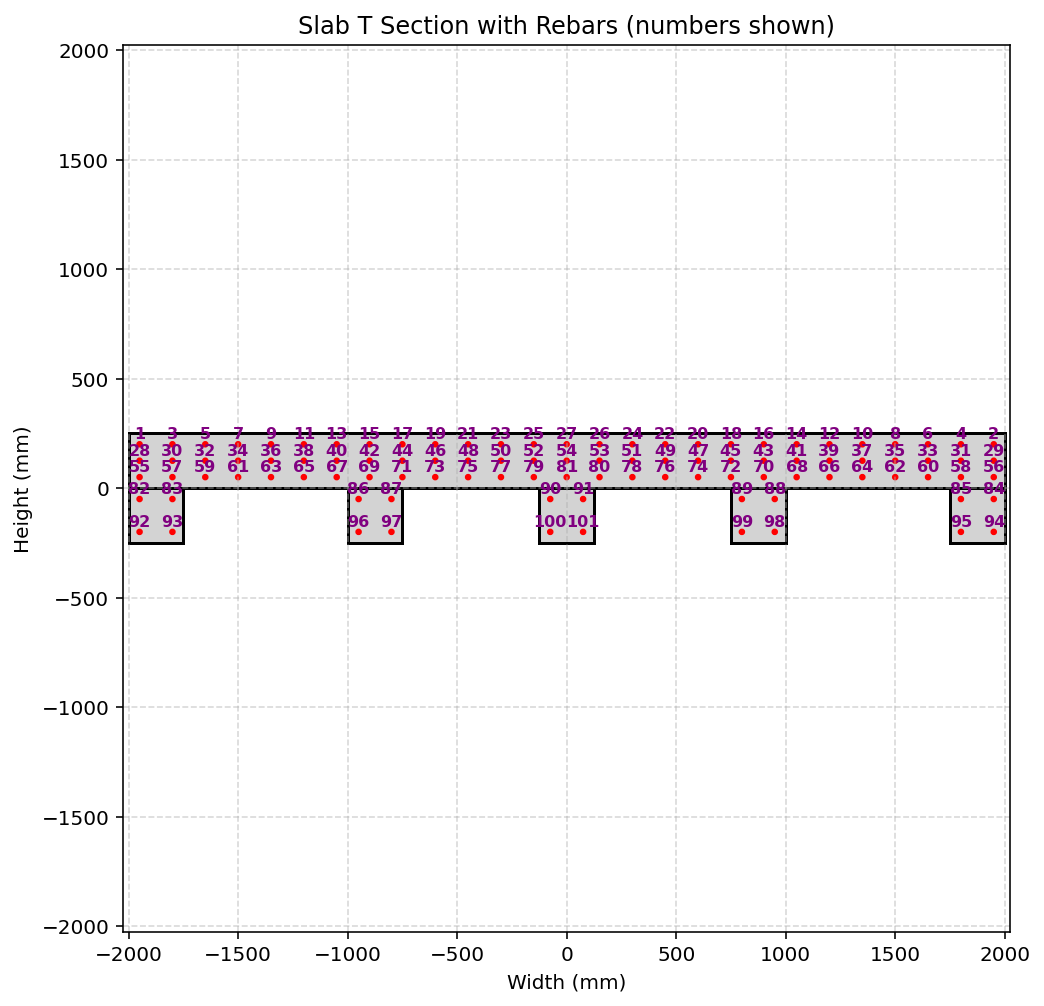

Recreate this plot in Python.
def CONCRETE_SLAB_T_SECTION_FUN(secTag, STEEL_TYPE, fc, Kfc,
                           Bsec, Hsec, cover,
                           nFib, CONCRETE_DENSITY,
                           plot=True):
    """
    Create a Slab T Section confined‑concrete fiber section (OpenSees).

    Parameters
    ----------
    secTag, matTag   : int   – identifiers (only secTag is used in this routine)
    STEEL_TYPE       : str   – 'ELASTIC' or 'INELASTIC'
    fc               : float – unconfined concrete compressive strength (MPa, positive)
    Kc               : float – ratio of confined to unconfined concrete strength
    Bsec, Hsec       : float – width and height of the rectangle (mm)
    nFib             : int   – number of fibers per direction for each patch
    CONCRETE_DENSITY : float – concrete density in kg/mm³  (≈ 2.5e‑9 kg/mm³)
    cover            : float – concrete cover for rebars (mm)
    plot             : bool  – draw a sketch if True

    Returns
    -------
    AREA, ELE_MASS   : float – concrete area (mm²) and mass per unit length (kg/mm)
    
    THIS PROGRAM WRITTEN BY SALAR DELAVAR GHASHGHAEI (QASHQAI)
    """
    import numpy as np
    import openseespy.opensees as ops
    import matplotlib.pyplot as plt
    import matplotlib.patches as patches
    
    # Define materials for nonlinear elements
    # Define parameters (units: mm, N)
    # ------------------------------------------
    # CONCRETE                  tag   f'c        ec0   f'cu        ecu
    # Cover concrete (unconfined)
    fcU = -fc                 # [N/mm²] Concrete Compressive Strength
    Ec = 4700 * np.sqrt(-fcU) # [N/mm^2] Concrete Elastic Modulus
    ec0U = 2*fcU/Ec           # [mm/mm] Concrete Compressive Strain
    fcUU = 0.2*fcU            # [N/mm²] Concrete Compressive Ultimate Strength
    ecuU = 5*ec0U             # [mm/mm] Concrete Compressive Ultimate Strain
    LambdaU = 0.1;	          # ratio between unloading slope
    # Core concrete (confined)
    #Kfc = 1.3;			      # ratio of confined to unconfined concrete strength
    fcC = Kfc*fcU             # [N/mm²] Concrete Compressive Strength
    Ec = 4700 * np.sqrt(-fcC) # [N/mm^2] Concrete Elastic Modulus
    ec0C = 2*fcC/Ec           # [mm/mm] Concrete Compressive Strain
    fcUC = 0.65*fcC           # [N/mm²] Concrete Compressive Ultimate Strength
    ecuC = 15*ec0C            # [mm/mm] Concrete Compressive Ultimate Strain
    LambdaC = 0.1;	          # ratio between unloading slope
    # tensile-strength properties
    ftC = 0.7 * np.sqrt(-fcC)  # [N/mm²] tensile strength +tension
    ftU = 0.7 * np.sqrt(-fcU)  # [N/mm²] tensile strength +tension
    EtsC = ftC/np.abs(ec0C)    # [N/mm²] tension softening stiffness
    EtsU = ftU/np.abs(ec0U)	   # [N/mm²] tension softening stiffness
    
    # STEEL
    # Reinforcing steel
    fy = 400          # [N/mm²] Steel Rebar Yield Strength   
    Es = 2e5          # [N/mm²] Modulus of Elasticity
    ey = fy/Es        # [mm/mm] Steel Rebar Yield Strain
    fu = 1.1818*fy    # [N/mm²] Steel Rebar Ultimate Strength
    esu = 0.09        # [mm/mm] Steel Rebar Ultimate Strain
    Esh = (fu - fy)/(esu - ey)
    Bs = Esh / Es
    
    coreTag, coverTag, steelTag = secTag + 100, secTag + 200, secTag + 300
    if STEEL_TYPE == 'ELASTIC':
        #ops.uniaxialMaterial('Steel01', steelTag, fy, Es, Bs) 
        ops.uniaxialMaterial('Elastic', steelTag, Es)
    if STEEL_TYPE == 'INELASTIC':   
        pinchX = 0.8   # Pinching factor in X direction
        pinchY = 0.5   # Pinching factor in Y direction
        damage1 = 0.0  # Damage due to ductility
        damage2 = 0.0  # Damage due to energy
        beta = 0.1     # Stiffness degradation parameter
        ops.uniaxialMaterial('Hysteretic', steelTag,
                             fy, ey,
                             fu, esu,
                             0.2*fu, 1.1*esu,
                             -fy, -ey,
                             -fu, -esu,
                             -0.2*fu, -1.1*esu,
                             pinchX, pinchY,
                             damage1, damage2, beta)
        # INFO LINK: https://opensees.berkeley.edu/wiki/index.php/Hysteretic_Material
        
    #ops.uniaxialMaterial('Concrete01', coreTag, fcC, ec0C, fcUC, ecuC)  # Core concrete (confined)
    #ops.uniaxialMaterial('Concrete01', coverTag, fcU, ec0U, fcUU, ecuU) # Cover concrete (unconfined)
    ops.uniaxialMaterial('Concrete02', coreTag, fcC, ec0C, fcUC, ecuC, LambdaC, ftC, EtsC) # build core concrete (confined)
    ops.uniaxialMaterial('Concrete02', coverTag, fcU, ec0U, fcUU, ecuU, LambdaU, ftU, EtsU) # build cover concrete (unconfined)

    # -------------------- Section area -------------------------
    SLAB = Bsec * Hsec
    SD = 0.5 * Hsec # [mm] Slab Depth
    BW = 0.5 * Hsec # [mm] T Section Web Thickness
    TW = SD * BW    # [mm^2] Web Area
    AREA = SLAB +  5 * TW
    print(f"Total Section Area = {AREA:.2f} mm²")

    # -------------------- Fiber section -------------------------
    ops.section('Fiber', secTag)
    nFibZ = 10
    def add_rect(mat, y_bot, y_top, x_left, x_right):
        ops.patch('rect', mat, nFib, nFibZ,
                  x_left, y_bot, x_right, y_top)


    # Concrete patch – whole rectangle (cover concrete)
    # SLAB
    add_rect(coverTag,
             0.0,            # y‑bottom
              SD,            # y‑top
             -Bsec/2,        # x‑left
              Bsec/2)        # x‑right
    # LEFT T WEB
    add_rect(coverTag,
             -SD,            # y‑bottom
              0.0,           # y‑top
             -Bsec/2,        # x‑left
             -Bsec/2+BW)     # x‑right
    # RIGHT T WEB
    add_rect(coverTag,
             -SD,            # y‑bottom
              0.0,           # y‑top
             +Bsec/2-BW,     # x‑left
             +Bsec/2)        # x‑right
    # LEFT T WEB MIDDLE
    add_rect(coverTag,
             -SD,            # y‑bottom
              0.0,           # y‑top
             -Bsec/4,        # x‑left
             -Bsec/4+BW)     # x‑right
    # RIGHT T WEB MIDDLE
    add_rect(coverTag,
             -SD,            # y‑bottom
              0.0,           # y‑top
             +Bsec/4-BW,     # x‑left
             +Bsec/4)        # x‑right
    
    # T WEB MIDDLE
    add_rect(coverTag,
             -SD,            # y‑bottom
              0.0,           # y‑top
             -BW/2,          # x‑left
             +BW/2)          # x‑right
    
    
    # -------------------- Rebars -------------------------------
    #   (diameter [mm], y‑coord [mm], x‑coord [mm])
    #   The coordinates below are the *centre* of each bar.
    #   You can modify them or the cover value as needed.
    REBAR_DIA = 16.0 # [mm] Rebar Diameter
    DIST = 150.0     # [mm] Rebar Distance
    rebars = [
        # LAYER 01
        (REBAR_DIA,  Hsec/2 - cover, -Bsec/2 + cover),           # 1
        (REBAR_DIA,  Hsec/2 - cover,  Bsec/2 - cover),           # 2
        (REBAR_DIA,  Hsec/2 - cover, -Bsec/2 + cover + 1*DIST),   # 3
        (REBAR_DIA,  Hsec/2 - cover,  Bsec/2 - cover - 1*DIST),   # 4
        (REBAR_DIA,  Hsec/2 - cover, -Bsec/2 + cover + 2*DIST),   # 5
        (REBAR_DIA,  Hsec/2 - cover,  Bsec/2 - cover - 2*DIST),   # 6
        (REBAR_DIA,  Hsec/2 - cover, -Bsec/2 + cover + 3*DIST),   # 7
        (REBAR_DIA,  Hsec/2 - cover,  Bsec/2 - cover - 3*DIST),   # 8
        (REBAR_DIA,  Hsec/2 - cover, -Bsec/2 + cover + 4*DIST),   # 9
        (REBAR_DIA,  Hsec/2 - cover,  Bsec/2 - cover - 4*DIST),   # 10
        (REBAR_DIA,  Hsec/2 - cover, -Bsec/2 + cover + 5*DIST),   # 11
        (REBAR_DIA,  Hsec/2 - cover,  Bsec/2 - cover - 5*DIST),   # 12
        (REBAR_DIA,  Hsec/2 - cover, -Bsec/2 + cover + 6*DIST),   # 13
        (REBAR_DIA,  Hsec/2 - cover,  Bsec/2 - cover - 6*DIST),   # 14
        (REBAR_DIA,  Hsec/2 - cover, -Bsec/2 + cover + 7*DIST),   # 15
        (REBAR_DIA,  Hsec/2 - cover,  Bsec/2 - cover - 7*DIST),   # 16
        (REBAR_DIA,  Hsec/2 - cover, -Bsec/2 + cover + 8*DIST),   # 17
        (REBAR_DIA,  Hsec/2 - cover,  Bsec/2 - cover - 8*DIST),   # 18
        (REBAR_DIA,  Hsec/2 - cover, -Bsec/2 + cover + 9*DIST),   # 19
        (REBAR_DIA,  Hsec/2 - cover,  Bsec/2 - cover - 9*DIST),   # 20
        (REBAR_DIA,  Hsec/2 - cover, -Bsec/2 + cover + 10*DIST),   # 21
        (REBAR_DIA,  Hsec/2 - cover,  Bsec/2 - cover - 10*DIST),   # 22
        (REBAR_DIA,  Hsec/2 - cover, -Bsec/2 + cover + 11*DIST),   # 23
        (REBAR_DIA,  Hsec/2 - cover,  Bsec/2 - cover - 11*DIST),   # 24
        (REBAR_DIA,  Hsec/2 - cover, -Bsec/2 + cover + 12*DIST),   # 25
        (REBAR_DIA,  Hsec/2 - cover,  Bsec/2 - cover - 12*DIST),   # 26
        (REBAR_DIA,  Hsec/2 - cover,  0.0),                      # 27 - x=0.0
        # LAYER 02
        (REBAR_DIA, Hsec/4, -Bsec/2 + cover),           # 28
        (REBAR_DIA, Hsec/4,  Bsec/2 - cover),           # 29
        (REBAR_DIA, Hsec/4, -Bsec/2 + cover + 1*DIST),   # 30
        (REBAR_DIA, Hsec/4,  Bsec/2 - cover - 1*DIST),   # 31
        (REBAR_DIA, Hsec/4, -Bsec/2 + cover + 2*DIST),   # 32
        (REBAR_DIA, Hsec/4,  Bsec/2 - cover - 2*DIST),   # 33
        (REBAR_DIA, Hsec/4, -Bsec/2 + cover + 3*DIST),   # 34
        (REBAR_DIA, Hsec/4,  Bsec/2 - cover - 3*DIST),   # 35
        (REBAR_DIA, Hsec/4, -Bsec/2 + cover + 4*DIST),   # 36
        (REBAR_DIA, Hsec/4,  Bsec/2 - cover - 4*DIST),   # 37
        (REBAR_DIA, Hsec/4, -Bsec/2 + cover + 5*DIST),   # 38
        (REBAR_DIA, Hsec/4,  Bsec/2 - cover - 5*DIST),   # 39
        (REBAR_DIA, Hsec/4, -Bsec/2 + cover + 6*DIST),   # 40
        (REBAR_DIA, Hsec/4,  Bsec/2 - cover - 6*DIST),   # 41
        (REBAR_DIA, Hsec/4, -Bsec/2 + cover + 7*DIST),   # 42
        (REBAR_DIA, Hsec/4,  Bsec/2 - cover - 7*DIST),   # 43
        (REBAR_DIA, Hsec/4, -Bsec/2 + cover + 8*DIST),   # 44
        (REBAR_DIA, Hsec/4,  Bsec/2 - cover - 8*DIST),   # 45
        (REBAR_DIA, Hsec/4, -Bsec/2 + cover + 9*DIST),   # 46
        (REBAR_DIA, Hsec/4,  Bsec/2 - cover - 9*DIST),   # 47
        (REBAR_DIA, Hsec/4, -Bsec/2 + cover + 10*DIST),   # 48
        (REBAR_DIA, Hsec/4,  Bsec/2 - cover - 10*DIST),   # 49
        (REBAR_DIA, Hsec/4, -Bsec/2 + cover + 11*DIST),   # 50
        (REBAR_DIA, Hsec/4,  Bsec/2 - cover - 11*DIST),   # 51
        (REBAR_DIA, Hsec/4, -Bsec/2 + cover + 12*DIST),   # 52
        (REBAR_DIA, Hsec/4,  Bsec/2 - cover - 12*DIST),   # 53
        (REBAR_DIA, Hsec/4,  0.0),                      # 54 - x=0.0 
        # LAYER 03
        (REBAR_DIA,  cover, -Bsec/2 + cover),           # 55
        (REBAR_DIA,  cover,  Bsec/2 - cover),           # 56
        (REBAR_DIA,  cover, -Bsec/2 + cover + 1*DIST),   # 57
        (REBAR_DIA,  cover,  Bsec/2 - cover - 1*DIST),   # 58
        (REBAR_DIA,  cover, -Bsec/2 + cover + 2*DIST),   # 59
        (REBAR_DIA,  cover,  Bsec/2 - cover - 2*DIST),   # 60
        (REBAR_DIA,  cover, -Bsec/2 + cover + 3*DIST),   # 61
        (REBAR_DIA,  cover,  Bsec/2 - cover - 3*DIST),   # 62
        (REBAR_DIA,  cover, -Bsec/2 + cover + 4*DIST),   # 63
        (REBAR_DIA,  cover,  Bsec/2 - cover - 4*DIST),   # 64
        (REBAR_DIA,  cover, -Bsec/2 + cover + 5*DIST),   # 65
        (REBAR_DIA,  cover,  Bsec/2 - cover - 5*DIST),   # 66
        (REBAR_DIA,  cover, -Bsec/2 + cover + 6*DIST),   # 67
        (REBAR_DIA,  cover,  Bsec/2 - cover - 6*DIST),   # 68
        (REBAR_DIA,  cover, -Bsec/2 + cover + 7*DIST),   # 69
        (REBAR_DIA,  cover,  Bsec/2 - cover - 7*DIST),   # 70
        (REBAR_DIA,  cover, -Bsec/2 + cover + 8*DIST),   # 71
        (REBAR_DIA,  cover,  Bsec/2 - cover - 8*DIST),   # 72
        (REBAR_DIA,  cover, -Bsec/2 + cover + 9*DIST),   # 73
        (REBAR_DIA,  cover,  Bsec/2 - cover - 9*DIST),   # 74
        (REBAR_DIA,  cover, -Bsec/2 + cover + 10*DIST),   # 75
        (REBAR_DIA,  cover,  Bsec/2 - cover - 10*DIST),   # 76
        (REBAR_DIA,  cover, -Bsec/2 + cover + 11*DIST),   # 77
        (REBAR_DIA,  cover,  Bsec/2 - cover - 11*DIST),   # 78
        (REBAR_DIA,  cover, -Bsec/2 + cover + 12*DIST),   # 79
        (REBAR_DIA,  cover,  Bsec/2 - cover - 12*DIST),   # 80
        (REBAR_DIA,  cover,  0.0),                      # 81 - x=0.0
        # LAYER 04
        (REBAR_DIA,  -cover, -Bsec/2 + cover),           # 82 
        (REBAR_DIA,  -cover, -Bsec/2 + cover + 1*DIST),  # 83
        (REBAR_DIA,  -cover,  Bsec/2 - cover),           # 84
        (REBAR_DIA,  -cover,  Bsec/2 - cover - 1*DIST),  # 85
        (REBAR_DIA,  -cover, -Bsec/4 + cover),           # 86
        (REBAR_DIA,  -cover, -Bsec/4 + cover + 1*DIST),  # 87
        (REBAR_DIA,  -cover,  Bsec/4 - cover),           # 88
        (REBAR_DIA,  -cover,  Bsec/4 - cover - 1*DIST),  # 89
        (REBAR_DIA,  -cover, -BW/2 + cover),             # 90 
        (REBAR_DIA,  -cover, -BW/2 + cover + 1*DIST),    # 91
        # LAYER 05
        (REBAR_DIA,  -Hsec/2 + cover, -Bsec/2 + cover),           # 92
        (REBAR_DIA,  -Hsec/2 + cover, -Bsec/2 + cover + 1*DIST),  # 93
        (REBAR_DIA,  -Hsec/2 + cover,  Bsec/2 - cover),           # 94
        (REBAR_DIA,  -Hsec/2 + cover,  Bsec/2 - cover - 1*DIST),  # 95
        (REBAR_DIA,  -Hsec/2 + cover, -Bsec/4 + cover),           # 96
        (REBAR_DIA,  -Hsec/2 + cover, -Bsec/4 + cover + 1*DIST),  # 97
        (REBAR_DIA,  -Hsec/2 + cover,  Bsec/4 - cover),           # 98
        (REBAR_DIA,  -Hsec/2 + cover,  Bsec/4 - cover - 1*DIST),  # 99
        (REBAR_DIA,  -Hsec/2 + cover, -BW/2 + cover),             # 100 
        (REBAR_DIA,  -Hsec/2 + cover, -BW/2 + cover + 1*DIST),    # 101     
    ]

    for dia, y, x in rebars:
        area = np.pi * dia**2 / 4.0            # mm²
        ops.fiber(x, y, area, steelTag)        # (area, material, x, y)

    # -------------------- Plot (optional) -----------------------
    if plot:
        fig, ax = plt.subplots(figsize=(8, 8))
        ax.set_xlabel('Width (mm)')
        ax.set_ylabel('Height (mm)')
        ax.set_title('Slab T Section with Rebars (numbers shown)')
        ax.grid(True, ls='--', alpha=0.5)

        # Concrete geometry (light gray)
        geometry = [
            {"x": -Bsec/2, "y": 0.0,"w": Bsec, "h": SD},               # SLAB
            {"x": -Bsec/2, "y": -SD, "w": BW, "h": SD},                # LEFT T WEB
            {"x": +Bsec/2-BW, "y": -SD, "w": BW, "h": SD},             # RIGHT T WEB
            {"x": -Bsec/4, "y": -SD, "w": BW, "h": SD},                # LEFT T WEB MIDDLE
            {"x": +Bsec/4-BW, "y": -SD, "w": BW, "h": SD},             # RIGHT T WEB MIDDLE
            {"x": -BW/2, "y": -SD, "w": BW, "h": SD},                  # T WEB MIDDLE
        ]
        for g in geometry:
            rect = patches.Rectangle((g["x"], g["y"]), g["w"], g["h"],
                                     linewidth=1.5, edgecolor='black',
                                     facecolor='lightgray')
            ax.add_patch(rect)

        # Rebars – red circles + numbers
        for i, (dia, y, x) in enumerate(rebars, start=1):
            circ = patches.Circle((x, y),
                                 radius=dia/2,
                                 edgecolor='red',
                                 facecolor='red',
                                 linewidth=1.5)
            ax.add_patch(circ)

            # label a little above the bar
            ax.text(x, y + dia/2 + 4,
                    f'{i}',
                    color='purple',
                    fontsize=8,
                    ha='center',
                    va='bottom',
                    fontweight='bold')

        max_dim = max(Bsec, Hsec) + 50
        ax.set_xlim(-max_dim/2, max_dim/2)
        ax.set_ylim(-max_dim/2, max_dim/2)
        ax.set_aspect('equal')
        plt.show()

    ELE_MASS = CONCRETE_DENSITY * AREA   # kg/mm
    
    return Hsec, ELE_MASS
